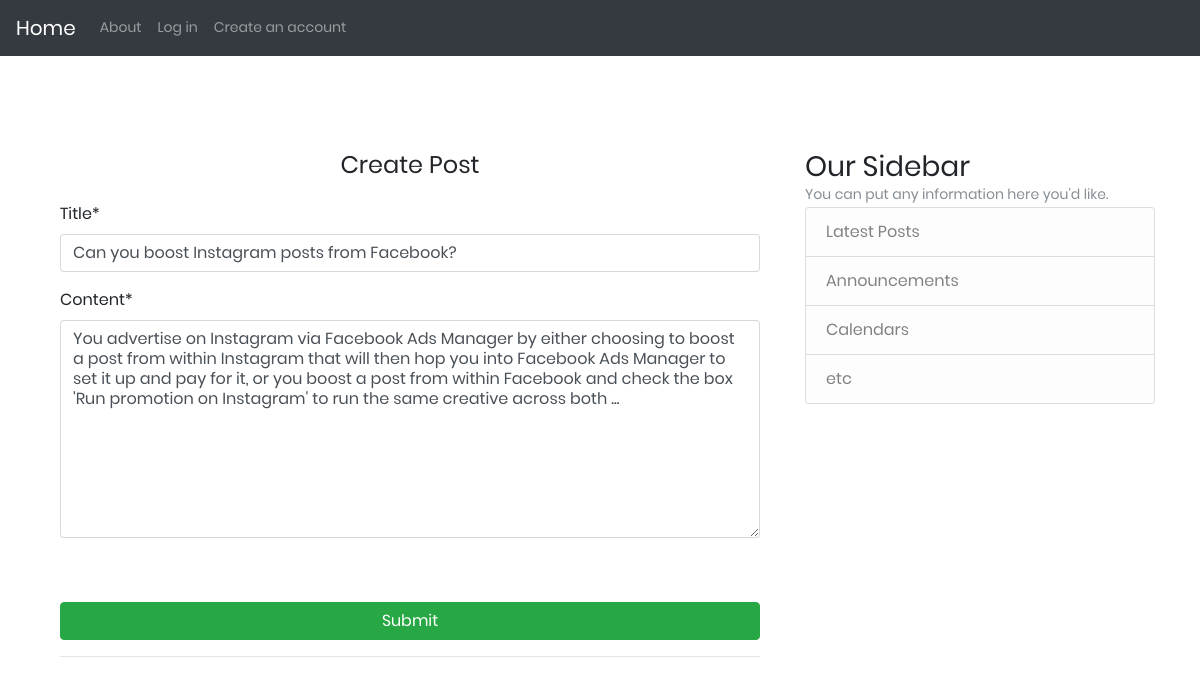
/editPost/7, run on the app's committed database.
### Blog/models.py (models this page shows, shortened)
class Post(models.Model):
    Title = models.CharField(max_length=100)
    content = models.TextField()
    data_posted = models.DateTimeField(default=timezone.now)
    username = models.ForeignKey(User, on_delete=models.CASCADE)

### Blog/views.py (the view)
# urls.py: path('editPost/<int:pk>', blog_views.updatePost, name='editPost'),
def updatePost(request,pk):
    training = get_object_or_404(Post, pk=pk)
    form = PostForm(request.POST or None, instance=training)
    if form.is_valid():
        form.save()
        messages.success(request, "Post Updated Successfully")
        return redirect("viewPost")
    return render(request, 'Blog/form.html', {'form': form})

### Blog/forms.py
class PostForm(forms.ModelForm):
    def __init__(self, *args, **kwargs):
        super(PostForm, self).__init__(*args, **kwargs)
        for Title in self.fields.keys():
            self.fields[Title].widget.attrs.update({
                'class': 'form-control',
            })
    class Meta:
        model = Post
        fields = ['Title','content',]

### Blog/templates/Blog/form.html (shortened to what this page needs)
{% extends 'Base.html' %}
{% load static %}
{% load crispy_forms_tags %}
{% block content %}
    <div class="container-fluid">
                  <div class="text-center">
                    <h1 class="h4 text-gray-900 mb-4">Create Post</h1>
                  </div>
                  <form method="POST" enctype="multipart/form-data">
                    {{ form | crispy}}
                      <br>
                      <br>
                    <button type="submit" class="btn btn-success btn-block">Submit</button>
                  </form>
                  <hr>
    </div>
{% endblock content %}

### Social_Apps/static/Social_Apps/css/main.css (style rules this page uses)
* { margin: 0px; padding: 0px; box-sizing: border-box; }
body, html { height: 100%; font-family: Poppins-Regular, sans-serif; }
h1,h2,h3,h4,h5,h6 { margin: 0px; }
input { outline: none; border: none; }
textarea { outline: none; border: none; }
button { outline: none !important; border: none; background: transparent; }

### data on the page
Post: Title "Can you boost Instagram posts from Facebook?", content "You advertise on Instagram via Facebook Ads Manager by either choosing to boost a post from within Instagram that will then hop you into Facebook Ads Manager to set it up and pay for it, or you boost a post from within Facebook and check the box 'Run promotion on Instagram' to run the same creative across both ..."
